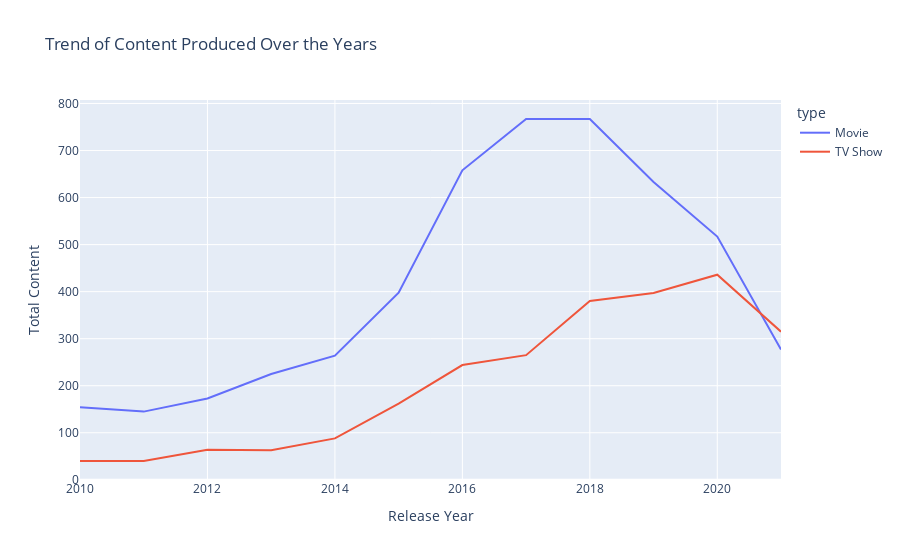

Here is the notebook cell this chart was saved with:
### Code cell
# Renaming columns for clarity
df1 = df[['type', 'release_year']].rename(columns={'release_year': 'Release Year'})

# Grouping by 'Release Year' and 'type', counting total content
df2 = df1.groupby(['Release Year', 'type']).size().reset_index(name='Total Content')

# Filtering data for release years >= 2010
df2_filtered = df2[df2['Release Year'] >= 2010]

# Plotting using Plotly Express
fig = px.line(df2_filtered, x='Release Year', y='Total Content', color='type', 
              title='Trend of Content Produced Over the Years')

# Show the plot
fig.show()

### Figure 1 — Plotly figure (JSON) as saved in the notebook; plotly's stock layout.template omitted (floating-point values rounded to 4 significant figures)
{"data": [{"hovertemplate": "type=Movie<br>Release Year=%{x}<br>Total Content=%{y}<extra></extra>", "legendgroup": "Movie", "line": {"color": "#636efa", "dash": "solid"}, "marker": {"symbol": "circle"}, "mode": "lines", "name": "Movie", "orientation": "v", "showlegend": true, "type": "scatter", "x": [2010, 2011, 2012, 2013, 2014, 2015, 2016, 2017, 2018, 2019, 2020, 2021], "xaxis": "x", "y": [154, 145, 173, 225, 264, 398, 658, 767, 767, 633, 517, 277], "yaxis": "y"}, {"hovertemplate": "type=TV Show<br>Release Year=%{x}<br>Total Content=%{y}<extra></extra>", "legendgroup": "TV Show", "line": {"color": "#EF553B", "dash": "solid"}, "marker": {"symbol": "circle"}, "mode": "lines", "name": "TV Show", "orientation": "v", "showlegend": true, "type": "scatter", "x": [2010, 2011, 2012, 2013, 2014, 2015, 2016, 2017, 2018, 2019, 2020, 2021], "xaxis": "x", "y": [40, 40, 64, 63, 88, 162, 244, 265, 380, 397, 436, 315], "yaxis": "y"}], "layout": {"legend": {"title": {"text": "type"}, "tracegroupgap": 0}, "title": {"text": "Trend of Content Produced Over the Years"}, "xaxis": {"anchor": "y", "domain": [0, 1], "title": {"text": "Release Year"}}, "yaxis": {"anchor": "x", "domain": [0, 1], "title": {"text": "Total Content"}}}}
